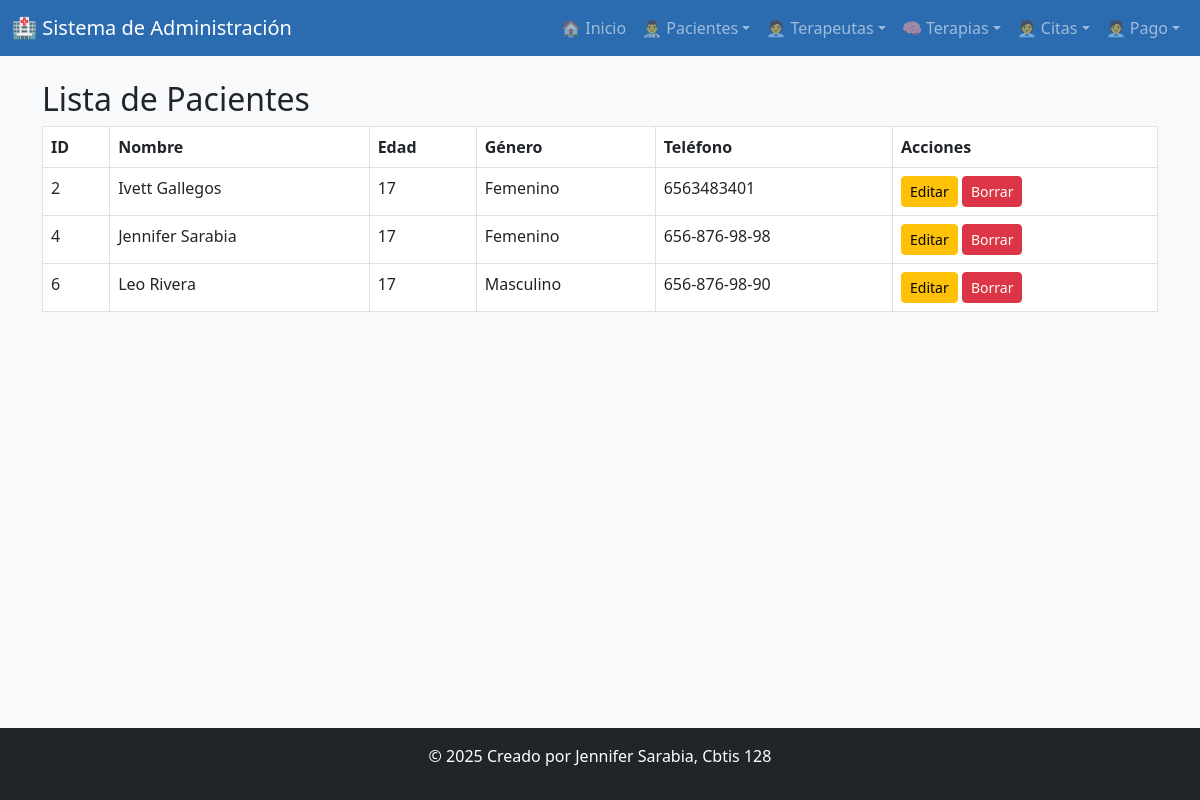
/ver_pacientes/, run on the app's committed database.
### app_paciente/models.py (models this page shows, shortened)
class Paciente(models.Model):
    nom_pac = models.CharField(max_length=100)
    ape_pac = models.CharField(max_length=100)
    edad_pac = models.PositiveIntegerField()
    genero_pac = models.CharField(max_length=20)
    tel_pac = models.CharField(max_length=15)
    correo_pac = models.EmailField(max_length=80, unique=True)
    direccion_pac = models.CharField(max_length=120)
    fecha_reg_pac = models.DateTimeField(auto_now_add=True)

### app_paciente/views.py (the view)
# urls.py: path('ver_pacientes/', views.ver_pacientes, name='ver_pacientes'),
def ver_pacientes(request):
    pacientes = Paciente.objects.all()
    return render(request, 'pacientes/ver_pacientes.html', {'pacientes': pacientes})

### app_paciente/templates/pacientes/ver_pacientes.html
{% extends 'base.html' %}
{% block content %}
<h2>Lista de Pacientes</h2>
<table class="table table-bordered">
  <thead>
    <tr>
      <th>ID</th><th>Nombre</th><th>Edad</th><th>Género</th><th>Teléfono</th><th>Acciones</th>
    </tr>
  </thead>
  <tbody>
    {% for p in pacientes %}
    <tr>
      <td>{{ p.id }}</td>
      <td>{{ p.nom_pac }} {{ p.ape_pac }}</td>
      <td>{{ p.edad_pac }}</td>
      <td>{{ p.genero_pac }}</td>
      <td>{{ p.tel_pac }}</td>
      <td>
        <a href="/actualizar_paciente/{{ p.id }}/" class="btn btn-warning btn-sm">Editar</a>
        <a href="/borrar_paciente/{{ p.id }}/" class="btn btn-danger btn-sm">Borrar</a>
      </td>
    </tr>
    {% endfor %}
  </tbody>
</table>
{% endblock %}

### data on the page
Paciente: id "2", nom_pac "Ivett", ape_pac "Gallegos", edad_pac "17", genero_pac "Femenino", tel_pac "6563483401"
Paciente: id "4", nom_pac "Jennifer", ape_pac "Sarabia", edad_pac "17", genero_pac "Femenino", tel_pac "656-876-98-98"
Paciente: id "6", nom_pac "Leo", ape_pac "Rivera", edad_pac "17", genero_pac "Masculino", tel_pac "656-876-98-90"
